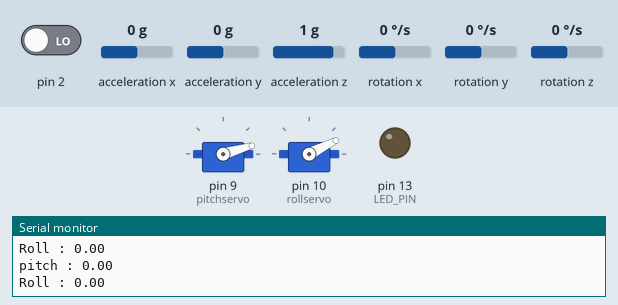
A sketch run on a simulated Arduino Uno, built with avr-gcc and run on an emulated ATmega328P. Shown: 2 × servo, output pins drawn as LEDs (lit = HIGH), the last lines printed to the serial monitor. Dashed ring = blinking. Inputs (shaded band) come from the test bench; at power-on: acceleration x 0 g, acceleration z 1 g, acceleration y 0 g, pin 2 LOW, rotation x 0 °/s, rotation y 0 °/s, rotation z 0 °/s. Storage starts empty; the sensor or clock chip raises its interrupt line as the real part does.

Above: at 3.3 s.
3.4 s: acceleration x set to -1.4 g
At 4.1 s:
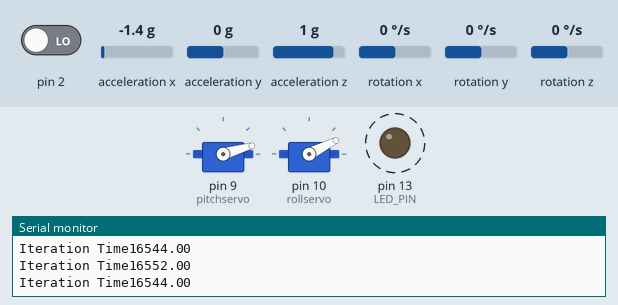
6.4 s: acceleration z set to -1.4 g
At 7.24 s:
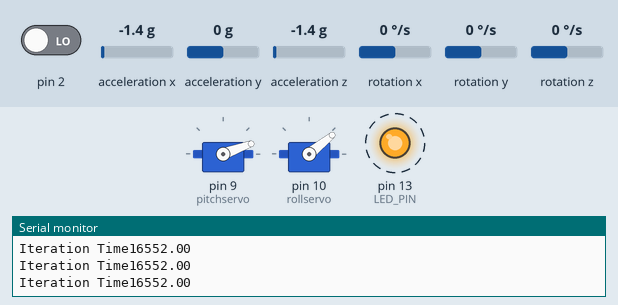
9.4 s: acceleration y set to 0.2 g
At 9.7 s:
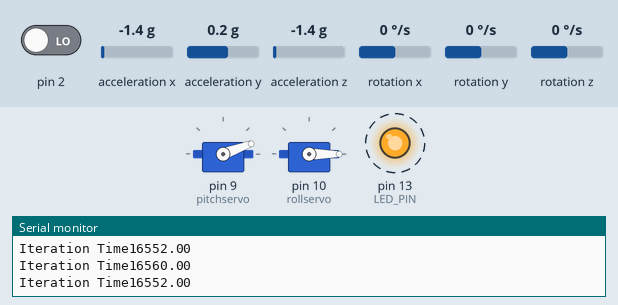
12.4 s: acceleration z set to -0.8 g
At 13.0 s:
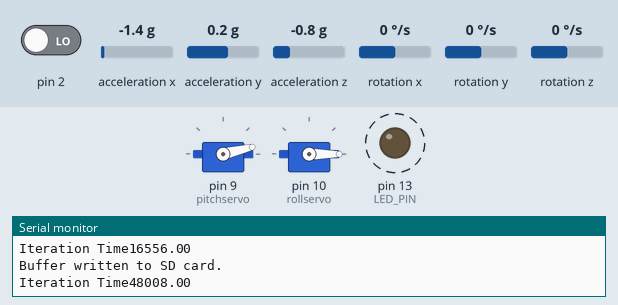
14.0 s: acceleration z set to 0 g
At 14.9 s:
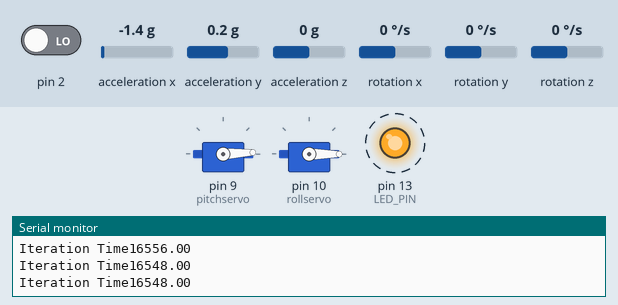
16.0 s: acceleration y set to -1.4 g
At 17.3 s:
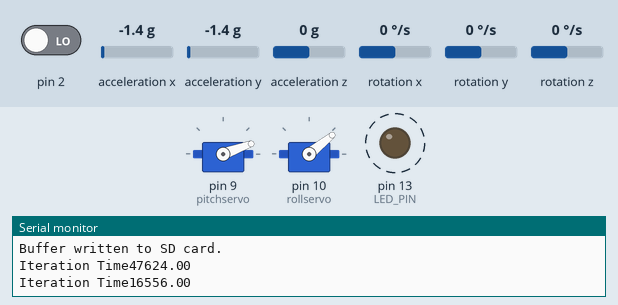
Timing chart, 0 to 20.0 s (numbered marks = the images above; inputs shaded):
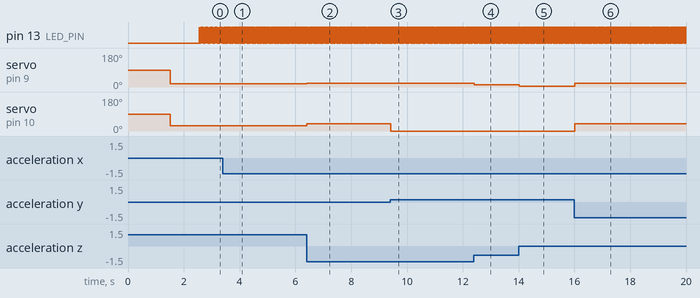

The sketch:

PID_SD_Card.ino
```cpp
#include "I2Cdev.h"
#include "MPU6050_6Axis_MotionApps20.h"
#include "Wire.h"
#include <Servo.h>
#include "servo_control.h"
#include "Servo_Calibration.h"
#include "PID_controller.h"
#include "timer.h"
#include <SD.h>
#include <SPI.h>

float Yaw, Pitch, Roll;
MPU6050 mpu;
unsigned long start_time;
unsigned long end_time;

#define DEBUG
#ifdef DEBUG
//#define DPRINT(args...)  Serial.print(args)             //OR use the following syntax:
#define DPRINTSTIMER(t)    for (static unsigned long SpamTimer; (unsigned long)(millis() - SpamTimer) >= (t); SpamTimer = millis())
#define  DPRINTSFN(StrSize,Name,...) {char S[StrSize];Serial.print("\t");Serial.print(Name);Serial.print(" "); Serial.print(dtostrf((float)__VA_ARGS__ ,S));}
#define DPRINTLN(...)      Serial.println(__VA_ARGS__)
#else
#define DPRINTSTIMER(t)    if(false)
#define DPRINTSFN(...)
#define DPRINTLN(...)
#endif

#define LED_PIN 13 //
#define SD_CS_PIN 4 // Chip select pin for SD card

// Supply your own gyro offsets here, scaled for min sensitivity use MPU6050_calibration.ino
int MPUOffsets[6] = {-3185, -1032, 1358, -40, -11, 60};

const int numReadings = 10; // Reduce the number of readings to fit in memory and allow for buffer
struct SensorData {
    float roll, pitch;
    float rollPID, pitchPID;
};

SensorData readings[numReadings];
int currentReading = 0;

// Function to initialize SD card
void initSD() {
    if (!SD.begin(SD_CS_PIN)) {
        Serial.println("SD card initialization failed!");
    } else {
        Serial.println("SD card initialized.");
        // Open the file in write mode to add the header
        File dataFile = SD.open("datalog.csv", FILE_WRITE);
        if (dataFile) {
            dataFile.println("Roll,Pitch,RollPID,PitchPID"); // CSV header
            dataFile.close();
        }
    }
}

// Function to store data in arrays
void storeData(float roll, float pitch, float rollPID, float pitchPID) {
    if (currentReading < numReadings) {
        readings[currentReading] = {roll, pitch, rollPID, pitchPID};
        currentReading++;
    }
}

// Function to write buffered data to SD card
void writeBufferToSD() {
    File dataFile = SD.open("datalog.csv", FILE_WRITE);
    if (dataFile) {
        for (int i = 0; i < currentReading; i++) {
            dataFile.print(readings[i].roll);
            dataFile.print(",");
            dataFile.print(readings[i].pitch);
            dataFile.print(",");
            dataFile.print(readings[i].rollPID);
            dataFile.print(",");
            dataFile.println(readings[i].pitchPID);
        }
        dataFile.close();
        Serial.println("Buffer written to SD card.");
        currentReading = 0; // Reset buffer
    } else {
        Serial.println("Error opening datalog.csv");
    }
}

void i2cSetup() {
  // Join I2C bus (I2Cdev library doesn't do this automatically)
#if I2CDEV_IMPLEMENTATION == I2CDEV_ARDUINO_WIRE
  Wire.begin();
  TWBR = 24; // 400kHz I2C clock (200kHz if CPU is 8MHz)
#elif I2CDEV_IMPLEMENTATION == I2CDEV_BUILTIN_FASTWIRE
  Fastwire::setup(400, true);
#endif
}

volatile bool mpuInterrupt = false;     // Indicates whether MPU interrupt pin has gone high
void dmpDataReady() {
  mpuInterrupt = true;
}

int FifoAlive = 0; // Tests if the interrupt is triggering
int IsAlive = -20; // Counts interrupt start at -20 to get 20+ good values before assuming connected
uint8_t mpuIntStatus; // Holds actual interrupt status byte from MPU
uint8_t devStatus; // Return status after each device operation (0 = success, !0 = error)
uint16_t packetSize; // Expected DMP packet size (default is 42 bytes)
uint16_t fifoCount; // Count of all bytes currently in FIFO
uint8_t fifoBuffer[64]; // FIFO storage buffer

Quaternion q; // [w, x, y, z] quaternion container
VectorFloat gravity; // [x, y, z] gravity vector
float ypr[3]; // [yaw, pitch, roll] yaw/pitch/roll container and gravity vector

void MPU6050Connect() {
  static int MPUInitCntr = 0;
  mpu.initialize();
  devStatus = mpu.dmpInitialize();

  if (devStatus != 0) {
    char * StatStr[5] = { "No Error", "initial memory load failed", "DMP configuration updates failed", "3", "4"};
    MPUInitCntr++;

    Serial.print(F("MPU connection Try #"));
    Serial.println(MPUInitCntr);
    Serial.print(F("DMP Initialization failed (code "));
    Serial.print(StatStr[devStatus]);
    Serial.println(F(")"));

    if (MPUInitCntr >= 10) return; // Only try 10 times
    delay(1000);
    MPU6050Connect();
    return;
  }
  mpu.setXAccelOffset(MPUOffsets[0]);
  mpu.setYAccelOffset(MPUOffsets[1]);
  mpu.setZAccelOffset(MPUOffsets[2]);
  mpu.setXGyroOffset(MPUOffsets[3]);
  mpu.setYGyroOffset(MPUOffsets[4]);
  mpu.setZGyroOffset(MPUOffsets[5]);

  Serial.println(F("Enabling DMP..."));
  mpu.setDMPEnabled(true);
  Serial.println(F("Enabling interrupt detection (Arduino external interrupt pin 2 on the Uno)..."));
  Serial.print("mpu.getInterruptDrive=  "); Serial.println(mpu.getInterruptDrive());
  attachInterrupt(0, dmpDataReady, RISING); // Pin 2 on the Uno
  mpuIntStatus = mpu.getIntStatus();
  packetSize = mpu.dmpGetFIFOPacketSize();
  delay(1000);
  mpu.resetFIFO();
  mpu.getIntStatus();
  mpuInterrupt = false;
}

void GetDMP() {
  static unsigned long LastGoodPacketTime;
  mpuInterrupt = false;
  FifoAlive = 1;
  fifoCount = mpu.getFIFOCount();
  if ((!fifoCount) || (fifoCount % packetSize)) {
    digitalWrite(LED_PIN, LOW);
    mpu.resetFIFO();
  } else {
    while (fifoCount  >= packetSize) {
      mpu.getFIFOBytes(fifoBuffer, packetSize);
      fifoCount -= packetSize;
    }
    LastGoodPacketTime = millis();
    MPUMath();
    digitalWrite(LED_PIN, !digitalRead(LED_PIN));
  }
}

void MPUMath() {
  mpu.dmpGetQuaternion(&q, fifoBuffer);
  mpu.dmpGetGravity(&gravity, &q);
  mpu.dmpGetYawPitchRoll(ypr, &q, &gravity);
  Yaw = (ypr[0] * 180.0 / M_PI);
  Pitch = (ypr[1] *  180.0 / M_PI);
  Roll = (ypr[2] *  180.0 / M_PI);
}

bool initial = false;

void setup() {
  start_time = micros();
  Serial.begin(115200);
  while (!Serial);
  Serial.println("i2cSetup");
  i2cSetup();
  Serial.println("MPU6050Connect");
  MPU6050Connect();
  Serial.println("Setup complete");
  pinMode(LED_PIN, OUTPUT);
  pitchservo.attach(9);
  rollservo.attach(10);
  pitchservo.write(pitch_mid);
  rollservo.write(roll_mid);
  time(start_delay);

  // Initialize SD card
  initSD();

  while(Pitch == 0 && Roll == 0) {
    GetDMP();
    Serial.print("pitch : "); Serial.println(Pitch);
    Serial.print("Roll : "); Serial.println(Roll);
  }
  pitchinit = Pitch;
  rollinit = Roll;
  Serial.print("pitch : "); Serial.println(Pitch);
  Serial.print("Roll : "); Serial.println(Roll);
  Serial.print("pitch initial: "); Serial.println(pitchinit);
  Serial.print("roll initial: "); Serial.println(rollinit);
  end_time = micros();
  iteration_time = end_time - start_time;
}

void loop() {
  start_time = micros();
  GetDMP();
  pitcherror = error(pitchinit, Pitch);
  rollerror = error(rollinit, Roll);
  PID_pitch = PID(pitcherror, &pitchintegralgain, &previouspitcherror);
  PID_roll = PID(rollerror, &rollintegralgain, &previousrollerror);
  servo_write(PID_pitch_2(PID_pitch), PID_roll_1(PID_roll));

  // Store data in buffer
  storeData(Roll, Pitch, PID_roll, PID_pitch);

  // Write buffer to SD card periodically or when buffer is full
  if (currentReading >= numReadings) {
    writeBufferToSD();
  }

  end_time = micros();
  iteration_time = end_time - start_time;
  Serial.print("Iteration Time");Serial.println(iteration_time);
}
```

PID_controller.h
```cpp
#ifndef PID_controller
#define PID_controller

// ================================================================
// ===                         P.I.D                            ===
// ================================================================
// To use this function, you need to feed it the initial error that occurred in the MPU,
// and create 2 separate variables which are the old error and the integral gain
// to feed back into the loop to have a functioning PID.

float gain_mult = 0.5;
float derivative_mult = 40;
float integral_mult = 0;
float iteration_time; // You may want to calculate this dynamically

// Defining all the errors and the gains and setting them to 0
float pitcherror = 0, pitchintegralgain = 0, previouspitcherror = 0;
float rollerror = 0, rollintegralgain = 0, previousrollerror = 0;
float pitchinit, rollinit; // the initial values of error so we could get the error for the PID
float PID_roll, PID_pitch; // the values that are spit out by the PID that we will use with the calibration functions

// PID function that gives out the angle for the servo to work
float PID(float initerror, float* integralgain, float* olderror) {
  float gain, derivativegain, totalgain;
  gain = initerror * gain_mult; // proportional term
  derivativegain = ((initerror - *olderror) / iteration_time) * derivative_mult; // derivative term
  *integralgain = (*integralgain + initerror) * integral_mult; // integral term

  // Optional: Limit the integral term to prevent windup
  float max_integral = 10.0; // Adjust as necessary
  if (*integralgain > max_integral) *integralgain = max_integral;
  if (*integralgain < -max_integral) *integralgain = -max_integral;

  totalgain = -(gain + derivativegain + *integralgain); // sum of all terms
  *olderror = initerror;
  return totalgain;
}

// Function to calculate the error that was present at that iteration and later feed it to the PID
float error(float init, float current) {
  return current - init;
}

#endif
```

Servo_Calibration.h
```cpp
#ifndef Servo_Calibration
#define Servo_Calibration
// ================================================================
// ===            Calibrtion of the servo above                 ===
// ================================================================
//these functions will be used for the servo that is on the top half of the gimbal as the values that it has to be given are different
//setting the bounds of the servo in which the movement occurs
//roll  pin 10
float roll_min=0;       //the minimum the servo can move
float roll_mid=27;      //the midpoint where the motor holder is centered
float roll_max=39;      //the max the servo can move
//pitch pin 9
float pitch_min=3;      //the minimum the servo can move
float pitch_mid=16;     //the midpoint where the motor holder is centered
float pitch_max=30;     //the max the servo can move
//bufferr in order to determine if it passed through the previous if statement
int Buffer=0;
// ================================================================
// ===                        Pitch                             ===
// ===                    READ BEFORE USE                       ===
// ================================================================


//this function is used if while looking directly at the servo, the min value is close to the servo and the max value is away from the servo
//also the negative values of the mpu when tilted should be on the servo side and the positive on the right side
//to test how it works put this code into a C++ compiler and change the value of PID_pitch_value


//#include <iostream>
// using namespace std;
// float PID_pitch_value=-23;
// float pitch_min=0;
// float pitch_mid=20;
// float pitch_max=40;
// float PID_pitch_1(float PID_pitch_value){
//   if (PID_pitch_value<(pitch_min-pitch_mid)){
//     PID_pitch_value=pitch_min-pitch_mid;
//   }
//   if (PID_pitch_value>pitch_max-pitch_mid){
//     PID_pitch_value=pitch_max-pitch_mid;
//   }
//   PID_pitch_value=PID_pitch_value+pitch_mid;
//   cout<<PID_pitch_value;
//   return PID_pitch_value;
// }
// int main() {
//     PID_pitch_1(PID_pitch_value);
//     return 0;
// }


float PID_pitch_1(float PID_pitch_value){
  if (PID_pitch_value<(pitch_min-pitch_mid)){ //setting the value coming from the PID to the min value the servo could move
    PID_pitch_value=pitch_min-pitch_mid;
  }
  if (PID_pitch_value>pitch_max-pitch_mid){ //setting the value coming from the PID to the max value the servo could move
    PID_pitch_value=pitch_max-pitch_mid;
  }
  PID_pitch_value=PID_pitch_value+pitch_mid;//centering the motor holder at the mid value of the servo
  return PID_pitch_value;                   //returnig the value so the servo could move it
}

//this function is used if while looking directly at the servo, the min value is away from the servo and the max value is close to the servo
//also the negative values of the mpu when tilted should be on the servo side and the positive on the right side

float PID_pitch_2(float PID_pitch_value){
  int buffer=0;
  if (PID_pitch_value<pitch_mid-pitch_max){   //setting the max value that the servo can travel to the left
    PID_pitch_value=pitch_mid-pitch_max;
  }
  if (PID_pitch_value>pitch_mid-pitch_min){    //setting the max value that the servo can travel to the right
    PID_pitch_value=pitch_mid-pitch_min;
  }
  if (PID_pitch_value>0){                      // making sure to switch the bounds
    PID_pitch_value=pitch_mid-PID_pitch_value;
    buffer++; //making sure that if it passed by this and exceeded the max value it does not automatically go to 0 on the next if statement
  }
  if (PID_pitch_value==0 && buffer==0){        //making sure that the 0 value is covered
    PID_pitch_value=pitch_mid;
  }
  if (PID_pitch_value<0){                      //also switching the bounds on the other side
    PID_pitch_value=-(PID_pitch_value-pitch_mid);
  }
  return PID_pitch_value;                      //returning the function to the value that called it
}

//you can plug this code in a C++ compiler in order to know how the code works and executes, just switch the PID_pitch_value parameter

// #include <iostream>
// using namespace std;
// float PID_pitch_value=19;
// float pitch_min=0;
// float pitch_mid=20;
// float pitch_max=40;
// int buffer=0;
// float PID_pitch_2(float PID_pitch_value,int buffer){
//   if (PID_pitch_value<pitch_mid-pitch_max){
//     PID_pitch_value=pitch_mid-pitch_max;
//   }
//   if (PID_pitch_value>pitch_mid-pitch_min){
//     PID_pitch_value=pitch_mid-pitch_min;
//   }
//   if (PID_pitch_value>0){
//     PID_pitch_value=pitch_mid-PID_pitch_value;
//     buffer++;
//   }
//   if (PID_pitch_value==0 && buffer==0){
//     PID_pitch_value=pitch_mid;
//   }
//   if (PID_pitch_value<0){
//     PID_pitch_value=-(PID_pitch_value-pitch_mid);
//   }
//   cout<<PID_pitch_value;
//   return PID_pitch_value;
// }
// int main() {
//     PID_pitch_2(PID_pitch_value,buffer);
//     return 0;
// }
// ================================================================
// ===                        Roll                             ===
// ===                    READ BEFORE USE                       ===
// ================================================================
//this function is used if while looking directly at the servo, the min value is close to the servo and the max value is away from the servo
//also the negative values of the mpu when tilted should be on the servo side and the positive on the right side
//these have the same logic as the functions above
float PID_roll_1(float PID_roll_value){
  if (PID_roll_value<(roll_min-roll_mid)){ //setting the value coming from the PID to the min value the servo could move
    PID_roll_value=roll_min-roll_mid;
  }
  if (PID_roll_value>roll_max-roll_mid){ //setting the value coming from the PID to the max value the servo could move
    PID_roll_value=roll_max-roll_mid;
  }
  PID_roll_value=PID_roll_value+roll_mid;//centering the motor holder at the mid value of the servo
  return PID_roll_value;                   //returnig the value so the servo could move it
}

//this function is used if while looking directly at the servo, the min value is away from the servo and the max value is close to the servo
//also the negative values of the mpu when tilted should be on the servo side and the positive on the right side

float PID_roll_2(float PID_roll_value){
  int buffer=0;
  if (PID_roll_value<roll_mid-roll_max){   //setting the max value that the servo can travel to the left
    PID_roll_value=roll_mid-roll_max;
  }
  if (PID_roll_value>roll_mid-roll_min){    //setting the max value that the servo can travel to the right
    PID_roll_value=roll_mid-roll_min;
  }
  if (PID_roll_value>0){                      // making sure to switch the bounds
    PID_roll_value=roll_mid-PID_roll_value;
    buffer++; //making sure that if it passed by this and exceeded the max value it does not automatically go to 0 on the next if statement
  }
  if (PID_roll_value==0 && buffer==0){        //making sure that the 0 value is covered
    PID_roll_value=roll_mid;
  }
  if (PID_roll_value<0){                      //also switching the bounds on the other side
    PID_roll_value=-(PID_roll_value-roll_mid);
  }
  return PID_roll_value;                      //returning the function to the value that called it
}
#endif 
```

servo_control.h
```cpp
#ifndef servo_control
#define servo_control
#include "Wire.h"
#include <Servo.h>
#include "PID_controller.h"
// ================================================================
// ===                Controlling the servo                     ===
// ================================================================
Servo pitchservo;
Servo rollservo;
//writing onto the servos using he function
void servo_write(float pitchservoangle, float rollservoangle){
  pitchservo.write(pitchservoangle);
  rollservo.write(rollservoangle);
  delay(7);
}
#endif 
```

timer.h
```cpp
#ifndef timer
#define timer
//to change the delay of the star time you need to change the 'start_delay' value
int start_delay=1000;
//delaying the initial recording of values using a fucntion and delay
void time(int delay_1){
  int target=0;
  while (delay_1!=target){
    target=target+100;
    delay(100);
  }
}
#endif
```

Measured:
- the behaviour switches between 0 and 0.1 g on acceleration y (found by bisection; images 2 and 3)
- after the input at 3.4 s, pin 13 (LED_PIN): alternates HIGH for 0.02 s and LOW for 0.02 s, starting after 0.11 s
- after the input at 6.4 s, servo on pin 9 (pitchservo): 16° → 20° at once; servo on pin 10 (rollservo): 27° → 39° at once
- after the input at 9.4 s, servo on pin 10 (rollservo): 39° → 0° at once
- after the input at 12.4 s, servo on pin 9 (pitchservo): 20° → 13° at once
- after the input at 14.0 s, servo on pin 9 (pitchservo): 13° → 3° at once
- after the input at 16.0 s, servo on pin 9 (pitchservo): 3° → 20° at once; servo on pin 10 (rollservo): 0° → 39° at once
